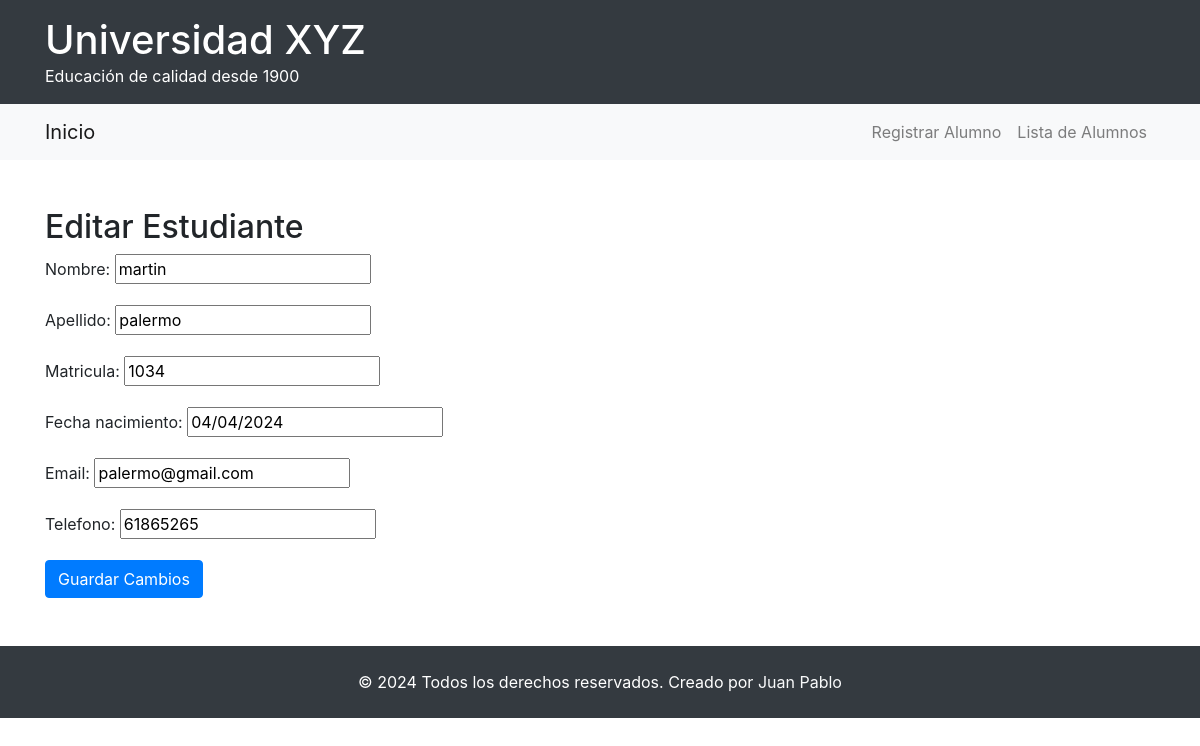
/estudiantes/editar/4/, run on the app's committed database.
### alumnos/models.py (models this page shows, shortened)
class Alumno(models.Model):
    nombre = models.CharField(max_length=100)
    apellido = models.CharField(max_length=100)
    matricula = models.CharField(max_length=12, unique=True)
    fecha_nacimiento = models.DateField()
    email = models.EmailField()
    telefono = models.CharField(max_length=15)

### alumnos/views.py (the view)
# urls.py: path('estudiantes/editar/<int:id>/', views.editar_estudiante, name='editar_estudiante'),  # Editar estudiante existente
def editar_estudiante(request, id):
    estudiante = get_object_or_404(Alumno, id=id)
    if request.method == 'POST':
        form = AlumnoForm(request.POST, instance=estudiante)
        if form.is_valid():
            form.save()
            return redirect('lista_estudiantes')
    else:
        form = AlumnoForm(instance=estudiante)
    return render(request, 'alumnos/editar_estudiante.html', {'form': form})

### alumnos/forms.py
class AlumnoForm(forms.ModelForm):
    class Meta:
        model = Alumno
        fields = ['nombre', 'apellido', 'matricula', 'fecha_nacimiento', 'email', 'telefono']

### alumnos/templates/alumnos/editar_estudiante.html (shortened to what this page needs)
{% extends "base.html" %}
{% block content %}
<h2>Editar Estudiante</h2>
<form method="post">
    {{ form.as_p }}
    <button type="submit" class="btn btn-primary">Guardar Cambios</button>
</form>
{% endblock %}

### data on the page
Alumno: nombre "martin", apellido "palermo", matricula "1034", fecha_nacimiento "04/04/2024", email "palermo@gmail.com", telefono "61865265"
